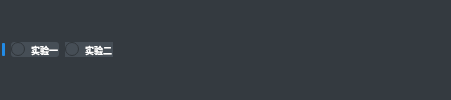
        <widget class="QWidget" name="widget" native="true">
         <property name="styleSheet">
          <string notr="true">background-color: #343a40;
border-radius: 5px</string>
         </property>
         <layout class="QHBoxLayout" name="horizontalLayout_29">
          <property name="leftMargin">
           <number>2</number>
          </property>
          <property name="topMargin">
           <number>0</number>
          </property>
          <property name="rightMargin">
           <number>0</number>
          </property>
          <property name="bottomMargin">
           <number>0</number>
          </property>
          <item>
           <layout class="QHBoxLayout" name="horizontalLayout_28">
            <item>
             <widget class="QFrame" name="frame_4">
              <property name="maximumSize">
               <size>
                <width>16777215</width>
                <height>13</height>
               </size>
              </property>
              <property name="styleSheet">
               <string notr="true">color: rgb(34, 139, 230);
background-color: rgb(34, 139, 230);
border-radius: 1px</string>
              </property>
              <property name="frameShape">
               <enum>QFrame::VLine</enum>
              </property>
              <property name="frameShadow">
               <enum>QFrame::Plain</enum>
              </property>
              <property name="lineWidth">
               <number>1</number>
              </property>
             </widget>
            </item>
            <item>
             <widget class="QRadioButton" name="radioButton">
              <property name="font">
               <font>
                <family>微软雅黑</family>
                <pointsize>7</pointsize>
                <weight>75</weight>
                <bold>true</bold>
               </font>
              </property>
              <property name="layoutDirection">
               <enum>Qt::LeftToRight</enum>
              </property>
              <property name="styleSheet">
               <string notr="true">background-color: rgb(70, 78, 86);
color: rgb(255, 255, 255);
border-radius: 3px</string>
              </property>
              <property name="text">
               <string>实验一</string>
              </property>
              <property name="icon">
               <iconset>
                <selectedon>:/background/实验室.png</selectedon>
               </iconset>
              </property>
              <property name="checked">
               <bool>false</bool>
              </property>
              <property name="autoRepeat">
               <bool>true</bool>
              </property>
              <property name="autoExclusive">
               <bool>false</bool>
              </property>
             </widget>
            </item>
            <item>
             <widget class="QRadioButton" name="radioButton_2">
              <property name="font">
               <font>
                <family>微软雅黑</family>
                <pointsize>7</pointsize>
                <weight>75</weight>
                <bold>true</bold>
               </font>
              </property>
              <property name="layoutDirection">
               <enum>Qt::LeftToRight</enum>
              </property>
              <property name="styleSheet">
               <string notr="true">background-color: rgb(70, 78, 86);
color: rgb(255, 255, 255);
border-radius: 8px</string>
              </property>
              <property name="text">
               <string>实验二</string>
              </property>
              <property name="icon">
               <iconset>
                <selectedon>:/background/实验室.png</selectedon>
               </iconset>
              </property>
              <property name="checked">
               <bool>false</bool>
              </property>
              <property name="autoRepeat">
               <bool>false</bool>
              </property>
              <property name="autoExclusive">
               <bool>false</bool>
              </property>
             </widget>
            </item>
            <item>
             <spacer name="horizontalSpacer_10">
              <property name="orientation">
               <enum>Qt::Horizontal</enum>
              </property>
              <property name="sizeHint" stdset="0">
               <size>
                <width>338</width>
                <height>20</height>
               </size>
              </property>
             </spacer>
            </item>
           </layout>
          </item>
         </layout>
        </widget>
